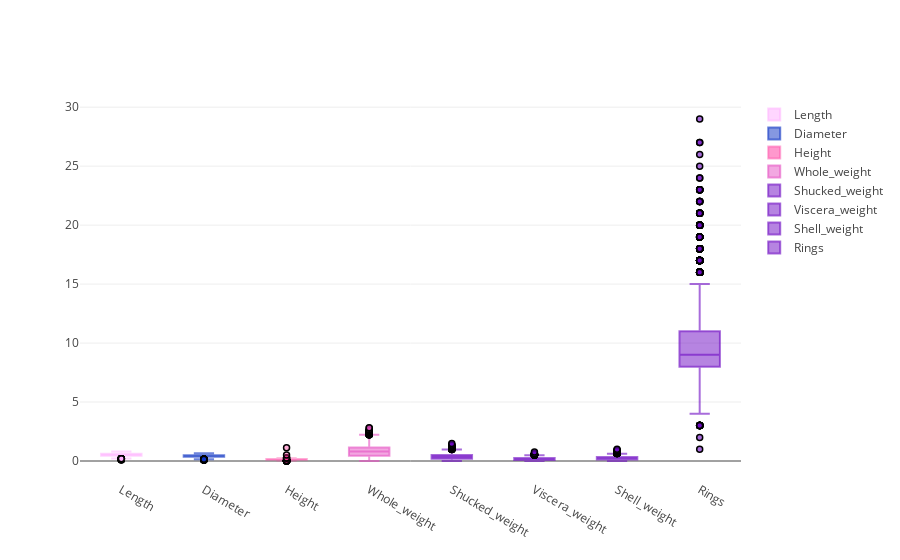

Notebook source saved alongside this figure:
### Code cell
#plotly 이용한 시각화

import plotly.plotly as py
from plotly.offline import init_notebook_mode, iplot
init_notebook_mode(connected=True)
import plotly.graph_objs as go

import matplotlib.pyplot as plt

# Create trace1 #

trace1 = go.Box(
                y = ab.Length,
                name = 'Length',
                marker = dict(color = 'rgba(255,174,255,0.5)',
                             line = dict(color='rgb(0,0,0)',width= 1.5)),
                text = ab.Sex)

trace2 = go.Box(
                y = ab.Diameter,
                name = 'Diameter',
                marker = dict(color = 'rgba(12,50,196,0.6)',
                             line = dict(color='rgb(0,0,0)',width= 1.5)),
                text = ab.Sex)

trace3 = go.Box(
                y = ab.Height,
                name = 'Height',
                marker = dict(color = 'rgba(255,50,156,0.4)',
                             line = dict(color='rgb(0,0,0)',width= 1.5)),
                text = ab.Sex)

trace4 = go.Box(
                y = ab.Whole_weight,
                name = 'Whole_weight',
                marker = dict(color = 'rgba(230,80,196,0.6)',
                             line = dict(color='rgb(0,0,0)',width= 1.5)),
                text = ab.Sex)

trace5 = go.Box(
                y = ab.Shucked_weight,
                name = 'Shucked_weight',
                marker = dict(color = 'rgba(110,10,196,0.6)',
                             line = dict(color='rgb(0,0,0)',width= 1.5)),
                text = ab.Sex)

trace6 = go.Box(
                y = ab.Viscera_weight,
                name = 'Viscera_weight',
                marker = dict(color = 'rgba(110,10,196,0.6)',
                             line = dict(color='rgb(0,0,0)',width= 1.5)),
                text = ab.Sex)

trace7 = go.Box(
                y = ab.Shell_weight,
                name = 'Shell_weight',
                marker = dict(color = 'rgba(110,10,196,0.6)',
                             line = dict(color='rgb(0,0,0)',width= 1.5)),
                text = ab.Sex)

trace8 = go.Box(
                y = ab.Rings,
                name = 'Rings',
                marker = dict(color = 'rgba(110,10,196,0.6)',
                             line = dict(color='rgb(0,0,0)',width= 1.5)),
                text = ab.Sex)


data = [trace1,trace2,trace3, trace4,trace5,trace6,trace7,trace8]
iplot(data)

### Figure 1 — Plotly figure (JSON) as saved in the notebook; plotly's stock layout.template omitted (floating-point values rounded to 4 significant figures; data arrays with more than 128 entries replaced by an {"elided": "..."} marker saying what was removed)
{"data": [{"marker": {"color": "rgba(255,174,255,0.5)", "line": {"color": "rgb(0,0,0)", "width": 1.5}}, "name": "Length", "text": {"elided": "4177 str values"}, "type": "box", "uid": "89c05be8-ccf1-11e8-aa81-1c1b0d61b480", "y": {"elided": "4177 float values"}}, {"marker": {"color": "rgba(12,50,196,0.6)", "line": {"color": "rgb(0,0,0)", "width": 1.5}}, "name": "Diameter", "text": {"elided": "4177 str values"}, "type": "box", "uid": "89c05be9-ccf1-11e8-9be2-1c1b0d61b480", "y": {"elided": "4177 float values"}}, {"marker": {"color": "rgba(255,50,156,0.4)", "line": {"color": "rgb(0,0,0)", "width": 1.5}}, "name": "Height", "text": {"elided": "4177 str values"}, "type": "box", "uid": "89c05bea-ccf1-11e8-893f-1c1b0d61b480", "y": {"elided": "4177 float values"}}, {"marker": {"color": "rgba(230,80,196,0.6)", "line": {"color": "rgb(0,0,0)", "width": 1.5}}, "name": "Whole_weight", "text": {"elided": "4177 str values"}, "type": "box", "uid": "89c05beb-ccf1-11e8-91b0-1c1b0d61b480", "y": {"elided": "4177 float values"}}, {"marker": {"color": "rgba(110,10,196,0.6)", "line": {"color": "rgb(0,0,0)", "width": 1.5}}, "name": "Shucked_weight", "text": {"elided": "4177 str values"}, "type": "box", "uid": "89c05bec-ccf1-11e8-8c98-1c1b0d61b480", "y": {"elided": "4177 float values"}}, {"marker": {"color": "rgba(110,10,196,0.6)", "line": {"color": "rgb(0,0,0)", "width": 1.5}}, "name": "Viscera_weight", "text": {"elided": "4177 str values"}, "type": "box", "uid": "89c05bed-ccf1-11e8-b20d-1c1b0d61b480", "y": {"elided": "4177 float values"}}, {"marker": {"color": "rgba(110,10,196,0.6)", "line": {"color": "rgb(0,0,0)", "width": 1.5}}, "name": "Shell_weight", "text": {"elided": "4177 str values"}, "type": "box", "uid": "89c05bee-ccf1-11e8-a45c-1c1b0d61b480", "y": {"elided": "4177 float values"}}, {"marker": {"color": "rgba(110,10,196,0.6)", "line": {"color": "rgb(0,0,0)", "width": 1.5}}, "name": "Rings", "text": {"elided": "4177 str values"}, "type": "box", "uid": "89c05bef-ccf1-11e8-946d-1c1b0d61b480", "y": {"elided": "4177 int values"}}], "layout": {}}
